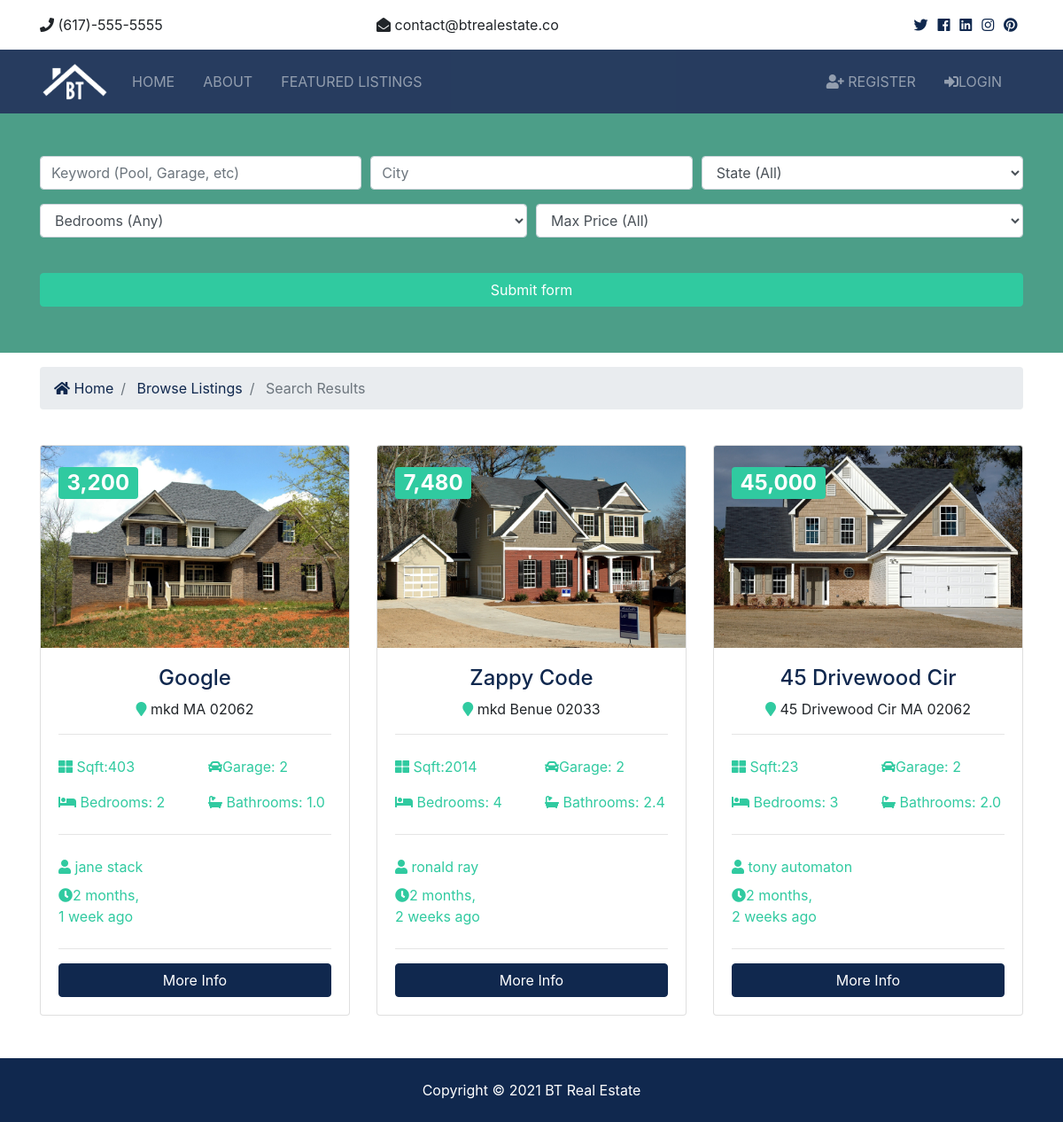
The page /listings/search/ on the database its author committed.
### listings/models.py (models this page shows, shortened)
class Listing(models.Model):
    realtor = models.ForeignKey(Realtor, on_delete=models.DO_NOTHING)
    title = models.CharField(max_length=200)
    address = models.CharField(max_length=200)
    city = models.CharField(max_length=100)
    state = models.CharField(max_length=100)
    zipcode = models.CharField(max_length=20)
    description = models.TextField(blank=True)
    price = models.IntegerField()
    bedrooms = models.IntegerField()
    bathrooms = models.DecimalField(max_digits=2, decimal_places=1)
    garage = models.IntegerField(default=0)
    sqft = models.IntegerField()
    lot_size = models.DecimalField(max_digits=5, decimal_places=1)
    photo_main = models.ImageField(upload_to='photos/%Y/%m/%d')
    photo_1 = models.ImageField(upload_to='photos/%Y/%m/%d', blank=True)
    photo_2 = models.ImageField(upload_to='photos/%Y/%m/%d', blank=True)
    photo_3 = models.ImageField(upload_to='photos/%Y/%m/%d', blank=True)
    photo_4 = models.ImageField(upload_to='photos/%Y/%m/%d', blank=True)
    photo_5 = models.ImageField(upload_to='photos/%Y/%m/%d', blank=True)
    photo_6 = models.ImageField(upload_to='photos/%Y/%m/%d', blank=True)
    is_published = models.BooleanField(default=True)
    list_date = models.DateTimeField(default=datetime.now, blank=True)

### realtors/models.py (models this page shows)
class Realtor(models.Model):
    name = models.CharField(max_length=200)
    photo = models.ImageField(upload_to='photos/%Y/%m/%d')
    description = models.TextField(blank=True)
    phone = models.CharField(max_length=20)
    email = models.CharField(max_length=50)
    is_mvp = models.BooleanField(default=False)
    hire_date = models.DateTimeField(default=datetime.now, blank=True)
    def __str__(self):
        return self.name

### listings/views.py (the view)
# urls.py: path('search/', views.search, name='search'),
def search(request):
    queryset_list = Listing.objects.order_by('-list_date')
    if 'keywords' in request.GET:
        keywords = request.GET['keywords']
        if keywords:
            queryset_list = queryset_list.filter(description__icontains=keywords)
    if 'city' in request.GET:
        city = request.GET['city']
        if city:
            queryset_list = queryset_list.filter(city__iexact=city)
    if 'state' in request.GET:
        state = request.GET['state']
        if state:
            queryset_list = queryset_list.filter(state__iexact=state)
    if 'bedrooms' in request.GET:
        bedrooms = request.GET['bedrooms']
        if bedrooms:
            queryset_list = queryset_list.filter(bedrooms__lte=bedrooms)
    if 'price' in request.GET:
        price = request.GET['price']
        if price:
            queryset_list = queryset_list.filter(price__lte=price)
    context = {
        'state_choices': state_choices,
        'bedroom_choices': bedroom_choices,
        'price_choices': price_choices,
        'listings': queryset_list,
        'values': request.GET
    }
    return render(request, 'listings/search.html', context )

### listings/templates/listings/search.html (shortened to what this page needs)
{% extends 'base.html' %}
{% load humanize %}
{% load static %}
{% block content %}
 <section id="showcase-inner" class="showcase-search text-white py-5">
    <div class="container">
      <div class="row text-center">
        <div class="col-md-12">
          <form action="{% url 'listings:search' %}">
            <div class="form-row">
              <div class="col-md-4 mb-3">
                <input type="text" name="keywords" class="form-control" placeholder="Keyword (Pool, Garage, etc)"
                value="{{ values.keywords }}">
              </div>
              <div class="col-md-4 mb-3">
                <input type="text" name="city" class="form-control" placeholder="City" value="{{ values.city }}">
              </div>
              <div class="col-md-4 mb-3">
                <select name="state" class="form-control">
                  <option selected="true" disabled="disabled">State (All)</option>
                </select>
              </div>
            </div>
            <div class="form-row">
              <div class="col-md-6 mb-3">
                <select name="bedrooms" class="form-control">
                  <option selected="true" disabled="disabled">Bedrooms (Any)</option>
                </select>
              </div>
              <div class="col-md-6 mb-3">
                <select name="price" class="form-control">
                  <option selected="true" disabled="disabled">Max Price (All)</option>
                </select>
              </div>
            </div>
            <button class="btn btn-secondary btn-block mt-4" type="submit">Submit form</button>
          </form>
        </div>
      </div>
    </div>
  </section>
  <section id="bc" class="mt-3">
    <div class="container">
      <nav aria-label="breadcrumb">
        <ol class="breadcrumb">
          <li class="breadcrumb-item">
            <a href="{% url 'pages:index' %}">
              <i class="fas fa-home"></i> Home</a>
          </li>
          <li class="breadcrumb-item">
            <a href="{% url 'listings:listings' %}">Browse Listings</a>
          </li>
          <li class="breadcrumb-item active"> Search Results</li>
        </ol>
      </nav>
    </div>
  </section>
  <section id="listings" class="py-4">
    <div class="container">
      <div class="row">
     {%  if listings %}
              {% for listing in listings %}
            <div class="col-md-6 col-lg-4 mb-4">
          <div class="card listing-preview">
            <img class="card-img-top" src="{{ listing.photo_main.url }}" alt="">
            <div class="card-img-overlay">
              <h2>
                <span class="badge badge-secondary text-white">{{ listing.price | intcomma }}</span>
              </h2>
            </div>
            <div class="card-body">
              <div class="listing-heading text-center">
                <h4 class="text-primary">{{ listing.title }}</h4>
                <p>
                  <i class="fas fa-map-marker text-secondary"></i> {{ listing.address }} {{ listing.state }} {{ listing.zipcode }}</p>
              </div>
              <hr>
              <div class="row py-2 text-secondary">
                <div class="col-6">
                  <i class="fas fa-th-large"></i> Sqft:{{ listing.sqft }}</div>
                <div class="col-6">
                  <i class="fas fa-car"></i>Garage: {{ listing.garage }}</div>
              </div>
              <div class="row py-2 text-secondary">
                <div class="col-6">
                  <i class="fas fa-bed"></i> Bedrooms: {{ listing.bedrooms }}</div>
                <div class="col-6">
                  <i class="fas fa-bath"></i> Bathrooms: {{ listing.bathrooms }}</div>
              </div>
              <hr>
              <div class="row py-2 text-secondary">
                <div class="col-12">
                  <i class="fas fa-user"></i> {{ listing.realtor }}</div>
              </div>
              <div class="row text-secondary pb-2">
                <div class="col-6">
                  <i class="fas fa-clock"></i>{{ listing.list_date | timesince }} ago</div>
              </div>
              <hr>
              <a href="{% url 'listings:listing' listing.id %}" class="btn btn-primary btn-block">More Info</a>
            </div>
          </div>
        </div>
              {% endfor %}
          {% else %}
            <div class="col-md-12">
                <p>No Listings Available</p>
            </div>
          {% endif %}
      </div>
    </div>
  </section>
{% endblock content %}

### static/assets/css/all.css (style rules this page uses)
.fa, .fas, .far, .fal, .fab { -moz-osx-font-smoothing: grayscale; -webkit-font-smoothing: antialiased; display: inline-block; font-style: normal; font-variant: normal; text-rendering: auto; line-height: 1; }
.fa-bath:before { content: "\f2cd"; }
.fa-bed:before { content: "\f236"; }
.fa-car:before { content: "\f1b9"; }
.fa-clock:before { content: "\f017"; }
.fa-home:before { content: "\f015"; }
.fa-map-marker:before { content: "\f041"; }
.fa-th-large:before { content: "\f009"; }
.fa-user:before { content: "\f007"; }
.fa, .fas { font-family: 'Font Awesome 5 Free'; font-weight: 900; }

### static/assets/css/style.css (style rules this page uses)
.btn-secondary { color: #fff !important; }
img { width: 100%; }
#showcase-inner { background: url(../img/building.jpg) no-repeat top center fixed/cover; position: relative; overflow: hidden; min-height: 200px; }
#showcase-inner::before { content: ''; position: absolute; top: 0; left: 0; min-height: 100%; width: 100%; background: rgba(32, 134, 107, 0.8); }
#showcase-inner.showcase-search { min-height: 270px; }
.listing-preview a { position: relative; }

### rows shown on the page
Listing: photo_main (picture), price "3,200", title "Google", address "mkd", state "MA", zipcode "02062", sqft "403", garage "2", bedrooms "2", bathrooms "1.0", realtor "jane stack", list_date "2 months, 1 week"
Listing: photo_main (picture), price "7,480", title "Zappy Code", address "mkd", state "Benue", zipcode "02033", sqft "2014", garage "2", bedrooms "4", bathrooms "2.4", realtor "ronald ray", list_date "2 months, 2 weeks"
Listing: photo_main (picture), price "45,000", title "45 Drivewood Cir", address "45 Drivewood Cir", state "MA", zipcode "02062", sqft "23", garage "2", bedrooms "3", bathrooms "2.0", realtor "tony automaton", list_date "2 months, 2 weeks"
